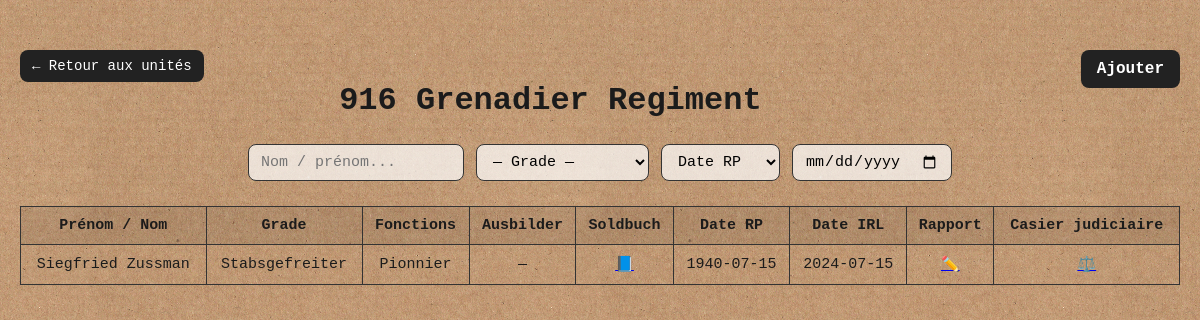
/legacy/effectifs_list.php?unite_id=1, run on an earlier commit of the app's database.
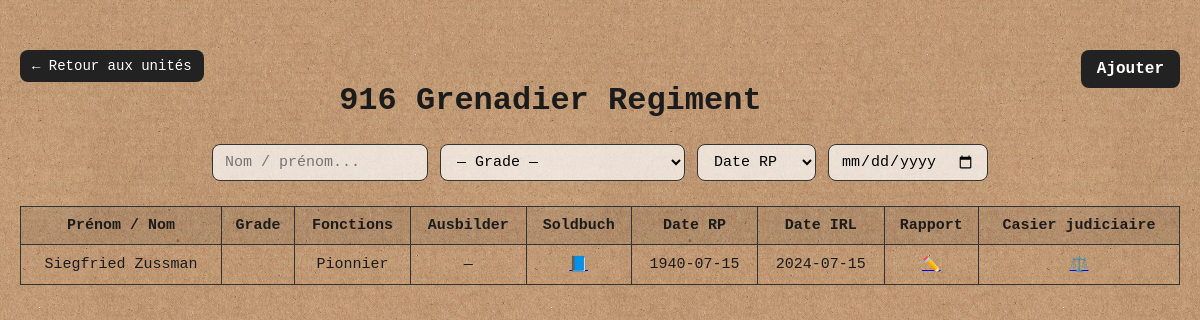
And on a later commit of the database.
### tables this page shows
CREATE TABLE `effectifs` (
  `id` int NOT NULL AUTO_INCREMENT,
  `nom` varchar(100) NOT NULL,
  `prenom` varchar(100) NOT NULL,
  `surnom` varchar(100) DEFAULT NULL,
  `unite_id` int DEFAULT NULL,
  `grade_id` int DEFAULT NULL,
  `specialite` varchar(255) DEFAULT NULL,
  `fonction` varchar(255) DEFAULT NULL,
  `categorie` enum('Officier','Sous-officier','Militaire du rang') DEFAULT NULL,
  `date_naissance` varchar(50) DEFAULT NULL,
  `lieu_naissance` varchar(255) DEFAULT NULL,
  `nationalite` varchar(100) DEFAULT 'Allemande',
  `religion` varchar(100) DEFAULT NULL,
  `beruf` varchar(255) DEFAULT NULL,
  `gestalt` varchar(100) DEFAULT NULL,
  `gesicht` varchar(100) DEFAULT NULL,
  `haar` varchar(100) DEFAULT NULL,
  `bart` varchar(100) DEFAULT NULL,
  `augen` varchar(100) DEFAULT NULL,
  `besondere_kennzeichen` text,
  `schuhzeuglaenge` varchar(50) DEFAULT NULL,
  `blutgruppe` varchar(10) DEFAULT NULL,
  `gasmaskengroesse` varchar(20) DEFAULT NULL,
  `wehrnummer` varchar(50) DEFAULT NULL,
  `soldbuch_details_pending` tinyint(1) DEFAULT '0',
  `taille_cm` int DEFAULT NULL,
  `photo` varchar(500) DEFAULT NULL,
  `arme_principale` varchar(255) DEFAULT NULL,
  `arme_secondaire` varchar(255) DEFAULT NULL,
  `equipement_special` varchar(255) DEFAULT NULL,
  `tenue` varchar(255) DEFAULT NULL,
  `historique` text,
  `decorations` text,
  `sanctions` text,
  `signature_soldat` longtext,
  `signature_referent` longtext,
  `stamp_path` varchar(500) DEFAULT NULL,
  `date_entree_ig` varchar(50) DEFAULT NULL,
  `date_entree_irl` varchar(50) DEFAULT NULL,
  `qualification_id` int DEFAULT NULL,
  `actif` enum('Actif','Inactif','Reserviste','MIA','KIA') DEFAULT 'Actif',
  `discord_id` varchar(20) DEFAULT NULL,
  `created_at` timestamp NULL DEFAULT CURRENT_TIMESTAMP,
  `updated_at` timestamp NULL DEFAULT CURRENT_TIMESTAMP ON UPDATE CURRENT_TIMESTAMP,
  `en_reserve` tinyint(1) DEFAULT '0',
  `unite_origine_id` int DEFAULT NULL,
  `grade_origine_id` int DEFAULT NULL,
  PRIMARY KEY (`id`),
  KEY `unite_id` (`unite_id`),
  KEY `grade_id` (`grade_id`),
  CONSTRAINT `effectifs_ibfk_1` FOREIGN KEY (`unite_id`) REFERENCES `unites` (`id`) ON DELETE SET NULL,
  CONSTRAINT `effectifs_ibfk_2` FOREIGN KEY (`grade_id`) REFERENCES `grades` (`id`) ON DELETE SET NULL
);

CREATE TABLE `grades` (
  `id` int NOT NULL AUTO_INCREMENT,
  `unite_id` int NOT NULL,
  `nom_complet` varchar(255) NOT NULL,
  `rang` int DEFAULT '0',
  `categorie` enum('Officier','Sous-officier','Militaire du rang') DEFAULT NULL,
  `created_at` timestamp NULL DEFAULT CURRENT_TIMESTAMP,
  PRIMARY KEY (`id`),
  KEY `unite_id` (`unite_id`),
  CONSTRAINT `grades_ibfk_1` FOREIGN KEY (`unite_id`) REFERENCES `unites` (`id`) ON DELETE CASCADE
);

### legacy/effectifs_list.php (the view, shortened to what this page needs)
<?php
require_once __DIR__.'/includes/db.php';
$unite_id = (int)$_GET['unite_id'];
$reqU = $pdo->prepare("SELECT code, nom FROM unites WHERE id=?");
$reqU->execute([$unite_id]);
$unite = $reqU->fetch();
$unitTitle = $unite['nom'];
if (stripos($unitTitle, (string)$unite['code']) !== 0) {
  $unitTitle = $unite['code'].' '.$unitTitle;
}
$unite_id = (int)($_GET['unite_id'] ?? 0);
$req = $pdo->prepare("
  SELECT e.*, g.nom_complet AS grade_nom
  FROM effectifs e
  LEFT JOIN grades g ON g.id = e.grade_id
  WHERE e.unite_id = ?
  ORDER BY g.id DESC, e.nom ASC
");
$req->execute([$unite_id]);
$rows = $req->fetchAll(PDO::FETCH_ASSOC);
?>
<!doctype html>
<html lang="fr">
<head>
</head>
<body>
<div class="wrap">
  <a href="/Archives7e/effectifs.php" class="back">← Retour aux unités</a>
  <a href="/Archives7e/effectif_new.php?unite_id=<?= $unite_id ?>" class="add">Ajouter</a>
  <h1><?= htmlspecialchars($unitTitle) ?></h1>
  <div class="filters">
    <input type="text" id="filtreNom" placeholder="Nom / prénom..." onkeyup="filtrer()">
    <select id="filtreGrade" onchange="filtrer()">
      <option value="">— Grade —</option>
    </select>
    <select id="dateType" onchange="filtrer()">
      <option value="IG">Date RP</option>
    </select>
    <input type="date" id="filtreDate" onchange="filtrer()">
  </div>
  <table>
    <thead>
      <tr>
        <th>Prénom / Nom</th>
        <th>Grade</th>
        <th>Fonctions</th>
        <th>Ausbilder</th>
        <th>Soldbuch</th>
        <th>Date RP</th>
        <th>Date IRL</th>
        <th>Rapport</th>
        <th>Casier judiciaire</th>
      </tr>
    </thead>
    <tbody>
      <?php foreach($rows as $r): ?>
      <tr>
        <td data-nom="<?= htmlspecialchars($r['prenom'].' '.$r['nom']) ?>"><?= htmlspecialchars($r['prenom'].' '.$r['nom']) ?></td>
        <td data-grade="<?= htmlspecialchars($r['grade_nom'] ?? '') ?>"><?= htmlspecialchars($r['grade_nom'] ?? '') ?></td>
        <td><?= htmlspecialchars($r['specialite'] ?? '') ?></td>
        <td><?= htmlspecialchars($r['qualification_id'] ? 'Militaire du rang' : '—') ?></td>
        <td><a href="/Archives7e/soldbuch.php?id=<?= $r['id'] ?>">📘</a></td>
        <td data-date-ig="<?= htmlspecialchars($r['date_entree_ig'] ?? '') ?>"><?= htmlspecialchars($r['date_entree_ig'] ?? '') ?></td>
        <td data-date-irl="<?= htmlspecialchars($r['date_entree_irl'] ?? '') ?>"><?= htmlspecialchars($r['date_entree_irl'] ?? '') ?></td>
        <td><a href="/Archives7e/rapports_list.php?auteur=<?= urlencode($r['prenom'].' '.$r['nom']) ?>">✏️</a></td>
        <td><a href="#">⚖️</a></td>
      </tr>
      <?php endforeach; ?>
    </tbody>
  </table>
</div>
</body>
</html>

What changed in the data, as far as the page shows it:
changed effectifs "Siegfried Zussman": grade_id 9 → empty (drawn); grade.nom_complet "Stabsgefreiter" → (not shown)
